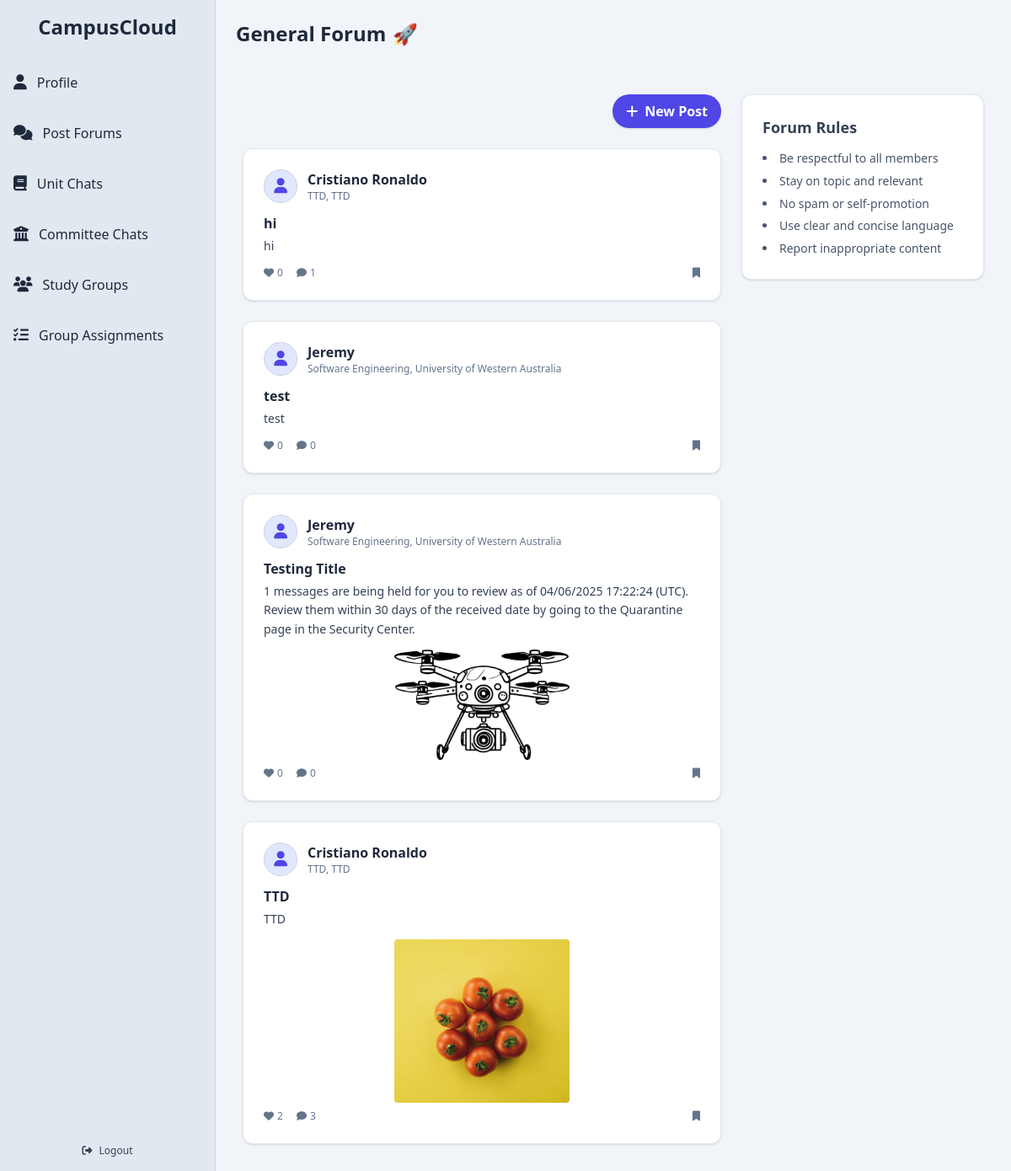
Page /post-forum on the committed database.
### app/models.py (models this page shows, shortened)
class Post(db.Model):
    __tablename__ = 'posts'
    id = db.Column(db.Integer, primary_key=True)
    title = db.Column(db.String(200))
    content = db.Column(db.Text, nullable=False)
    image_url = db.Column(db.String(255))
    created_at = db.Column(db.DateTime, default=db.func.now())
    likes = db.Column(db.Integer, default=0)
    user_id = db.Column(db.Integer, db.ForeignKey('users.id', ondelete='CASCADE', name='fk_posts_user_id'), nullable=False)
    committee_id = db.Column(db.Integer, db.ForeignKey('committees.id', ondelete='SET NULL', name='fk_posts_committee_id'), nullable=True)
    committee = db.relationship('Committee', backref='posts', lazy='joined')
    comments = db.relationship('Comment', backref='post', cascade='all, delete-orphan', passive_deletes=True, lazy='dynamic')

class User(db.Model, UserMixin):
    __tablename__ = 'users'
    id = db.Column(db.Integer, primary_key=True)
    display_name = db.Column(db.String(100))
    student_number = db.Column(db.String(50), unique=True, nullable=False)
    email = db.Column(db.String(120), unique=True, nullable=False)
    password_hash = db.Column(db.String(128), nullable=False)
    bio = db.Column(db.Text)
    job_title = db.Column(db.String(100))
    phone = db.Column(db.String(20))
    university = db.Column(db.String(100))
    faculty = db.Column(db.String(100))
    major = db.Column(db.String(100))
    quote = db.Column(db.Text)
    skills = db.Column(db.Text)  # comma-separated skills
    profile_picture = db.Column(db.String(255))
    cover_picture = db.Column(db.String(255))
    created_at = db.Column(db.DateTime, default=db.func.now())
    committees = db.relationship('Committee', secondary=user_committees, backref='members', lazy='dynamic')
    posts = db.relationship('Post', backref='author', cascade='all, delete-orphan', passive_deletes=True, lazy='dynamic')
    comments = db.relationship('Comment', backref='author', cascade='all, delete-orphan', passive_deletes=True, lazy='dynamic')
    @property
    def skills_list(self):
        return [skill.strip() for skill in self.skills.split(',')] if self.skills else []

### app/routes.py (the view)
@bp.route('/post-forum')
def post_forum():
    posts = Post.query.order_by(Post.created_at.desc()).all()
    return render_template('post_forum.html', posts=posts)

### app/templates/post_forum.html (shortened to what this page needs)
{% extends "base.html" %}
{% block content %}
<div class="w-full bg-slate-100 text-slate-800 py-6 px-6 flex items-center gap-2">
  <h1 class="text-2xl font-bold">General Forum</h1>
  <span class="text-2xl">🚀</span>
</div>
<div class="p-4 bg-slate-100">
  <div class="flex flex-col md:flex-row gap-6 p-4">
    <div class="flex-1 flex flex-col space-y-6">
      <div class="flex justify-end">
        <button id="openModal" class="flex items-center bg-indigo-600 text-white px-4 py-2 rounded-full hover:bg-indigo-700 transition font-semibold shadow">
          <i class="fas fa-plus mr-2"></i> New Post
        </button>
      </div>
      <div id="postsContainer" class="space-y-6">
        {% for post in posts %}
        <div id="post-{{ post.id }}" class="post-card rounded-xl shadow border border-slate-200 p-6 transition hover:shadow-lg bg-white cursor-pointer"
             onclick="expandAndRedirect({{ post.id }})">
          <div class="flex items-center mb-3">
            <div class="w-10 h-10 rounded-full bg-indigo-100 flex items-center justify-center text-indigo-600 text-lg mr-3 border border-slate-300">
              <i class="fas fa-user"></i>
            </div>
            <div>
              <h3 class="font-semibold text-slate-800">{{ post.author.display_name or 'Anonymous' }}</h3>
              <p class="text-xs text-slate-500">{{ post.author.major }}, {{ post.author.university }}</p>
            </div>
          </div>
          {% if post.title %}
          <h4 class="text-base font-semibold text-slate-800 mb-1">{{ post.title }}</h4>
          {% endif %}
          <p class="text-slate-700 text-sm leading-relaxed mb-3">{{ post.content }}</p>
          {% if post.image_url %}
          <div class="flex justify-center mt-3">
            <img src="{{ '/' + post.image_url }}" alt="Post Image" class="w-2/5 rounded" />
          </div>
          {% endif %}
          <div class="flex justify-between text-xs text-slate-500 mt-2">
            <div class="flex space-x-4">
              <button class="flex items-center space-x-1 hover:text-indigo-600 transition"
                      onclick="likePost(event, {{ post.id }})">
                <i class="fas fa-heart"></i><span id="like-count-{{ post.id }}">{{ post.likes or 0 }}</span>
              </button>
              <button class="flex items-center space-x-1 hover:text-indigo-600 transition">
                <i class="fas fa-comment"></i><span>{{ post.comments.count() }}</span>
              </button>
            </div>
            <div class="flex space-x-2">
              <button class="hover:text-indigo-600 transition"><i class="fas fa-bookmark"></i></button>
            </div>
          </div>
        </div>
        {% endfor %}
      </div>
    </div>
    <aside class="w-full md:w-72 sticky top-4 self-start rounded-xl shadow border border-slate-200 p-6 bg-white">
      <h2 class="text-lg font-semibold text-slate-700 mb-3">Forum Rules</h2>
      <ul class="list-disc list-inside text-sm text-slate-600 leading-relaxed space-y-1">
        <li>Be respectful to all members</li>
        <li>Stay on topic and relevant</li>
        <li>No spam or self-promotion</li>
        <li>Use clear and concise language</li>
        <li>Report inappropriate content</li>
      </ul>
    </aside>
  </div>
</div>
{% endblock %}

### app/templates/base.html (shortened to what this page needs)
<!DOCTYPE html>
<html lang="en">
<head>
<script src="https://cdn.tailwindcss.com"></script>
<link rel="stylesheet" href="https://cdnjs.cloudflare.com/ajax/libs/font-awesome/6.5.0/css/all.min.css" />
</head>
<body class="bg-slate-50 text-slate-800">
<div class="flex min-h-screen overflow-hidden">
  <aside class="group flex flex-col bg-slate-200 shadow-lg transition-all duration-300 w-16 hover:w-64 overflow-hidden border-r border-slate-300">
    <h1 class="text-2xl font-semibold text-slate-800 mb-6 text-center pt-4 transition-opacity duration-300 opacity-0 group-hover:opacity-100">
      CampusCloud
    </h1>
    <nav class="flex-1 flex flex-col space-y-2 items-start">
      <a href="{{ url_for('routes.profile_landing_page') }}" class="flex items-center space-x-3 pl-4 p-3 hover:bg-indigo-100 hover:text-indigo-600 transition rounded w-full">
        <i class="fas fa-user text-lg"></i>
        <span class="whitespace-nowrap transition-opacity duration-300 opacity-0 group-hover:opacity-100">Profile</span>
      </a>
      <a href="{{ url_for('routes.post_forum') }}" class="flex items-center space-x-3 pl-4 p-3 hover:bg-indigo-100 hover:text-indigo-600 transition rounded w-full">
        <i class="fas fa-comments text-lg"></i>
        <span class="whitespace-nowrap transition-opacity duration-300 opacity-0 group-hover:opacity-100">Post Forums</span>
      </a>
      <a href="{{ url_for('routes.units_chat') }}" class="flex items-center space-x-3 pl-4 p-3 hover:bg-indigo-100 hover:text-indigo-600 transition rounded w-full">
        <i class="fas fa-book text-lg"></i>
        <span class="whitespace-nowrap transition-opacity duration-300 opacity-0 group-hover:opacity-100">Unit Chats</span>
      </a>
      <a href="{{ url_for('routes.committee_chat') }}" class="flex items-center space-x-3 pl-4 p-3 hover:bg-indigo-100 hover:text-indigo-600 transition rounded w-full">
        <i class="fas fa-university text-lg"></i>
        <span class="whitespace-nowrap transition-opacity duration-300 opacity-0 group-hover:opacity-100">Committee Chats</span>
      </a>
      <a href="{{ url_for('routes.study_groups') }}" class="flex items-center space-x-3 pl-4 p-3 hover:bg-indigo-100 hover:text-indigo-600 transition rounded w-full">
        <i class="fas fa-users text-lg"></i>
        <span class="whitespace-nowrap transition-opacity duration-300 opacity-0 group-hover:opacity-100">Study Groups</span>
      </a>
      <a href="{{ url_for('routes.group_assignments') }}" class="flex items-center space-x-3 pl-4 p-3 hover:bg-indigo-100 hover:text-indigo-600 transition rounded w-full">
        <i class="fas fa-tasks text-lg"></i>
        <span class="whitespace-nowrap transition-opacity duration-300 opacity-0 group-hover:opacity-100">Group Assignments</span>
      </a>
    </nav>
    <a href="{{ url_for('routes.logout') }}" class="mt-auto mb-4 flex items-center justify-center text-xs text-slate-700 hover:text-red-600 transition-opacity duration-300 w-full">
      <i class="fas fa-sign-out-alt mr-2"></i>
      <span class="whitespace-nowrap transition-opacity duration-300 opacity-0 group-hover:opacity-100">Logout</span>
    </a>
  </aside>
  <main class="flex-1 bg-slate-100 min-h-screen flex flex-col">
    {% block content %}
    {% endblock %}
  </main>
</div>
</body>
</html>

### app/templates/post_forum.html (style rules this page uses)
.post-card { transition: transform 0.5s ease, box-shadow 0.2s ease, opacity 0.3s ease; }

### rows in the picture
Post: author "Cristiano Ronaldo", author.major "TTD", author.university "TTD", title "hi", content "hi", likes "0", comments.count "1"
Post: author "Jeremy", author.major "Software Engineering", author.university "University of Western Australia", title "test", content "test", likes "0", comments.count "0"
Post: author "Jeremy", author.major "Software Engineering", author.university "University of Western Australia", title "Testing Title", content "1 messages are being held for you to review as of 04/06/2025 17:22:24 (UTC). Review them within 30 days of the received date by going to the Quarantine page in the Security Center.", image_url (picture), likes "0", comments.count "0"
Post: author "Cristiano Ronaldo", author.major "TTD", author.university "TTD", title "TTD", content "TTD", image_url (picture), likes "2", comments.count "3"
